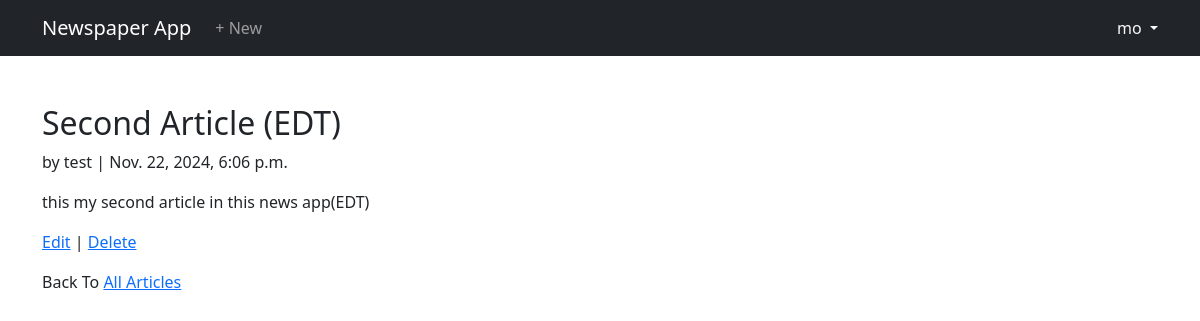
The app's page /articles/2/ (signed in) with its own data.
### accounts/models.py (models this page shows)
class CustomUser(AbstractUser):
    age = models.PositiveIntegerField(null=True, blank=True)

### articles/models.py (models this page shows, shortened)
class Article(models.Model):
    title = models.CharField(max_length=200)
    body = models.TextField()
    date = models.DateTimeField(auto_now_add=True)
    author = models.ForeignKey(
        settings.AUTH_USER_MODEL,
        on_delete=models.CASCADE,
    )

### articles/views.py (the view)
# urls.py: path("<int:pk>/", ArticleDetailView.as_view(), name="article_detail"),
class ArticleDetailView(LoginRequiredMixin, DetailView):
    model = Article
    template_name = "article_detail.html"

### templates/article_detail.html
{% extends "base.html" %}
{% block content %}
  <div class="article-entry">
    <h2>{{ object.title }}</h2>
    <p>by {{ object.author }} | {{object.date}}</p>
    <p>{{ object.body }}</p>
  </div>
  <p>
    <a href="{% url 'article_edit' object.pk %}">Edit</a> |
    <a href="{% url 'article_delete' object.pk %}">Delete</a>
  </p>
  <p>Back To <a href="{% url 'article_list' %}">All Articles</a></p>
{% endblock content %}

### templates/base.html (shortened to what this page needs)
<!DOCTYPE html>
<html lang="en">
  <head>
    <link
      href="https://cdn.jsdelivr.net/npm/bootstrap@5.3.0/dist/css/bootstrap.min.css"
      rel="stylesheet"
    />
  </head>
  <body>
    <nav class="navbar navbar-expand-lg navbar-dark bg-dark">
      <div class="container">
        <a class="navbar-brand" href="{% url 'article_list' %}">Newspaper App</a>
        <div class="collapse navbar-collapse" id="navbarNav">
          <ul class="navbar-nav me-auto">
          {% if user.is_authenticated %}
              <li class="nav-item">
                <a class="nav-link" href="{% url 'article_new' %}">+ New</a>
              </li>
            </ul>
            <div class="dropdown text-end">
              <a href="" class="d-block link link-light text-decoration-none dropdown-toggle" id="dropdownUser1" data-bs-toggle="dropdown" aria-expanded="false">
                {{ user.username }}
              </a>
            </div>
          {% else %}
          </ul>
          <div class="text-end">
            <a href="{% url 'login' %}" class="btn btn-outline-primary me-2">Login</a>
            <a href="{% url 'signup' %}" class="btn btn-primary">Signup</a>
          </div>
          {% endif %}
        </div>
      </div>
    </nav>
    <main class="container my-5">
      {% block content %}{% endblock %}
    </main>
  </body>
</html>

### records on screen
CustomUser: username "mo"
Article: title "Second Article (EDT)", author "test", date "Nov. 22, 2024, 6:06 p.m.", body "this my second article in this news app(EDT)"
